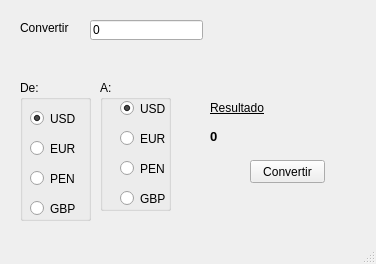
<?xml version="1.0" encoding="UTF-8"?>
<ui version="4.0">
 <class>TipoDeCambio</class>
 <widget class="QMainWindow" name="TipoDeCambio">
  <property name="geometry">
   <rect>
    <x>0</x>
    <y>0</y>
    <width>376</width>
    <height>264</height>
   </rect>
  </property>
  <property name="windowTitle">
   <string>Tipo de cambio</string>
  </property>
  <widget class="QWidget" name="centralwidget">
   <widget class="QLabel" name="lblConvertir">
    <property name="geometry">
     <rect>
      <x>20</x>
      <y>20</y>
      <width>61</width>
      <height>16</height>
     </rect>
    </property>
    <property name="text">
     <string>Convertir</string>
    </property>
   </widget>
   <widget class="QLineEdit" name="leImporte">
    <property name="geometry">
     <rect>
      <x>90</x>
      <y>20</y>
      <width>113</width>
      <height>20</height>
     </rect>
    </property>
    <property name="text">
     <string>0</string>
    </property>
   </widget>
   <widget class="QGroupBox" name="gbDe">
    <property name="geometry">
     <rect>
      <x>20</x>
      <y>80</y>
      <width>71</width>
      <height>141</height>
     </rect>
    </property>
    <property name="title">
     <string>De:</string>
    </property>
    <widget class="QRadioButton" name="rbDeUSD">
     <property name="geometry">
      <rect>
       <x>10</x>
       <y>30</y>
       <width>82</width>
       <height>17</height>
      </rect>
     </property>
     <property name="text">
      <string>USD</string>
     </property>
     <property name="checked">
      <bool>true</bool>
     </property>
    </widget>
    <widget class="QRadioButton" name="rbDeEUR">
     <property name="geometry">
      <rect>
       <x>10</x>
       <y>60</y>
       <width>82</width>
       <height>17</height>
      </rect>
     </property>
     <property name="text">
      <string>EUR</string>
     </property>
    </widget>
    <widget class="QRadioButton" name="rbDePEN">
     <property name="geometry">
      <rect>
       <x>10</x>
       <y>90</y>
       <width>82</width>
       <height>17</height>
      </rect>
     </property>
     <property name="text">
      <string>PEN</string>
     </property>
    </widget>
    <widget class="QRadioButton" name="rbDeGBP">
     <property name="geometry">
      <rect>
       <x>10</x>
       <y>120</y>
       <width>82</width>
       <height>17</height>
      </rect>
     </property>
     <property name="text">
      <string>GBP</string>
     </property>
    </widget>
   </widget>
   <widget class="QGroupBox" name="gbA">
    <property name="geometry">
     <rect>
      <x>100</x>
      <y>80</y>
      <width>71</width>
      <height>131</height>
     </rect>
    </property>
    <property name="title">
     <string>A:</string>
    </property>
    <widget class="QRadioButton" name="rbAUSD">
     <property name="geometry">
      <rect>
       <x>20</x>
       <y>20</y>
       <width>82</width>
       <height>17</height>
      </rect>
     </property>
     <property name="text">
      <string>USD</string>
     </property>
     <property name="checked">
      <bool>true</bool>
     </property>
    </widget>
    <widget class="QRadioButton" name="rbAEUR">
     <property name="geometry">
      <rect>
       <x>20</x>
       <y>50</y>
       <width>82</width>
       <height>17</height>
      </rect>
     </property>
     <property name="text">
      <string>EUR</string>
     </property>
    </widget>
    <widget class="QRadioButton" name="rbAPEN">
     <property name="geometry">
      <rect>
       <x>20</x>
       <y>80</y>
       <width>82</width>
       <height>17</height>
      </rect>
     </property>
     <property name="text">
      <string>PEN</string>
     </property>
    </widget>
    <widget class="QRadioButton" name="rbAGBP">
     <property name="geometry">
      <rect>
       <x>20</x>
       <y>110</y>
       <width>82</width>
       <height>17</height>
      </rect>
     </property>
     <property name="text">
      <string>GBP</string>
     </property>
    </widget>
   </widget>
   <widget class="QLabel" name="lblResultado">
    <property name="geometry">
     <rect>
      <x>210</x>
      <y>100</y>
      <width>61</width>
      <height>16</height>
     </rect>
    </property>
    <property name="font">
     <font>
      <underline>true</underline>
     </font>
    </property>
    <property name="text">
     <string>Resultado</string>
    </property>
   </widget>
   <widget class="QLabel" name="lblCambio">
    <property name="geometry">
     <rect>
      <x>210</x>
      <y>130</y>
      <width>47</width>
      <height>13</height>
     </rect>
    </property>
    <property name="font">
     <font>
      <pointsize>10</pointsize>
      <weight>75</weight>
      <bold>true</bold>
     </font>
    </property>
    <property name="text">
     <string>0</string>
    </property>
   </widget>
   <widget class="QPushButton" name="pbTipoCambio">
    <property name="geometry">
     <rect>
      <x>250</x>
      <y>160</y>
      <width>75</width>
      <height>23</height>
     </rect>
    </property>
    <property name="text">
     <string>Convertir</string>
    </property>
   </widget>
  </widget>
  <widget class="QMenuBar" name="menubar">
   <property name="geometry">
    <rect>
     <x>0</x>
     <y>0</y>
     <width>376</width>
     <height>21</height>
    </rect>
   </property>
  </widget>
  <widget class="QStatusBar" name="statusbar"/>
 </widget>
 <resources/>
 <connections/>
</ui>
